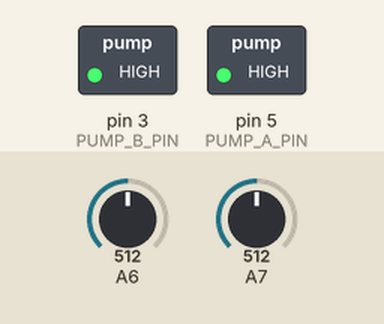
Recording of a sketch running on a simulated Arduino Nano, built with avr-gcc and run on an emulated ATmega328P. Shown: switched loads named in the sketch (green lamp = pin HIGH). The test bench sets the inputs (shaded band); at power-on: A7 = 512, A6 = 512. The local clock reads 2024-03-15 10:24:30 at power-on unless the sketch sets it; storage starts empty; what the sketch prints to the serial monitor is not drawn.

Above: at 2.4 s.
2.5 s: A7 set to 716
At 3.7 s:
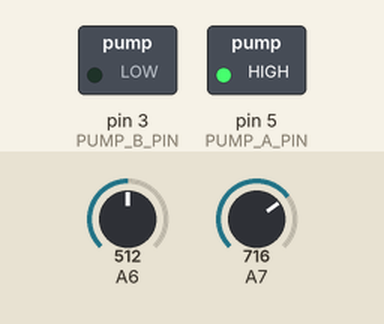
4.3 s: A6 set to 900
At 5.6 s:
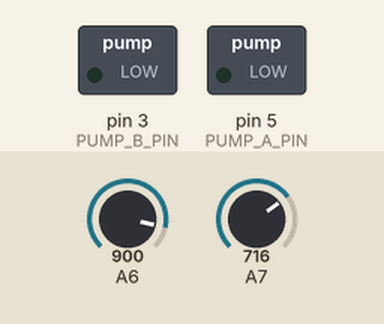
6.2 s: A6 set to 716
At 7.7 s:
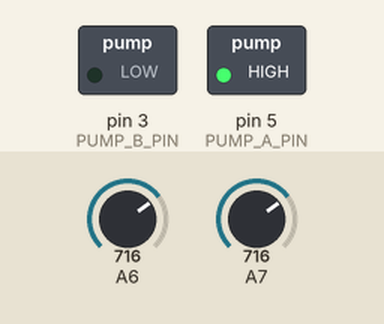
8.0 s: A6 set to 1023
At 8.7 s:
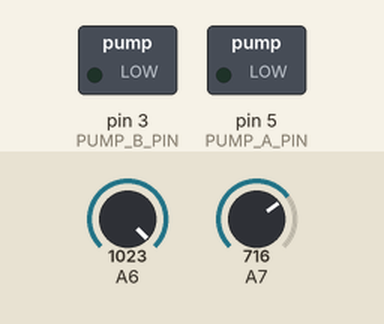
9.6 s: A7 set to 511
At 11.1 s:
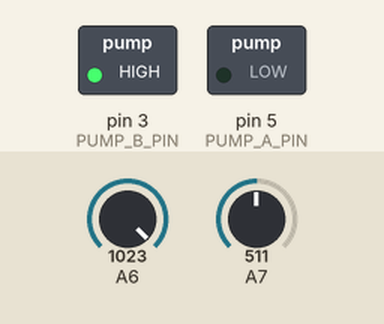
11.4 s: A6 set to 511
At 12.1 s:
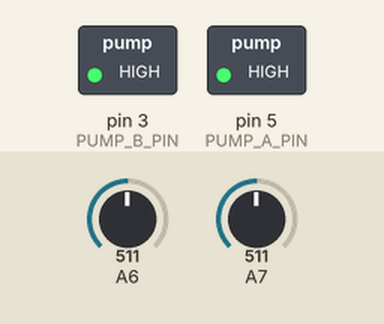
Timing chart, 0 to 14.0 s (numbered marks = the images above; inputs shaded):
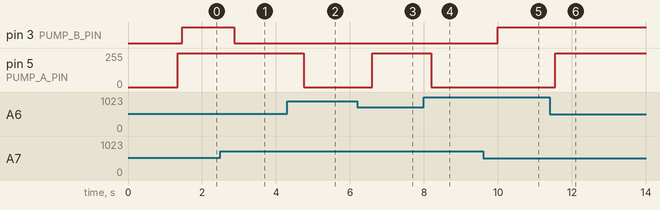

The sketch:

RealTimeFeedBackControl_FieldStudy_Original.ino
```cpp
#include <Wire.h>
#include "RTClib.h"
#include <SD.h>
#include <stdint.h>

#define PUMP_A_PIN 5 // 0.6LPM
#define PUMP_B_PIN 3 // 0.2LPM

//PumpA is high, PumpB is low
//Any variables that ends with a high means 0.6LPM
//Any variables that ends with a low  means 0.2LPM

#define TARGET_FLOW_HIGH 0.55
#define TARGET_FLOW_LOW 0.18

//Change the default values base on the reading from the calibrator

float avgFlowhigh = 0;
float avgFlowlow = 0;
static uint32_t counter = 1;
static uint32_t restartcounter = 0;
int timecounter = 0;
int runningtime = 0;
int timeleft = 0;

RTC_DS3231 rtc;

String year, month, day, second, hour, minute;
File myFile;
String writeString;
const char * buffer = "HighFlow.txt";
const char * buffer1 = "LowFlow.txt";


void setup() {

  Serial.begin(9600);

  //RTC setup

  if (!rtc.begin()) {
    Serial.println("Can't fine RTC");
    while (1);
  }
  else{
    Serial.println("RTC initialized successfully");
  }

  DateTime now = rtc.now(); // Catch the time on RTC for now
  DateTime PCTime = DateTime(__DATE__, __TIME__); // Catch the time on PC for now

  //If any discrepencies , update with the time on PC
  //Manually change this code when the timezone is different
  // Uncomment the rtc.adjust(DateTime(__DATE__, __TIME__));
  // Upload it again to Arduino
  // Check if the time is correct
  // Comment out rtc.adjust(DateTime(__DATE__, __TIME__)); again
  // Upload the entire code again
  if (now.unixtime() < PCTime.unixtime()) {
    //rtc.adjust(DateTime(__DATE__, __TIME__));
  }
  Wire.begin();
  rtc.begin();

  //Pump setup

  pinMode(PUMP_A_PIN, OUTPUT);
  pinMode(PUMP_B_PIN, OUTPUT);

  //SD card setup

  if (SD.begin(10) == false) {
    Serial.println("It didn't initialized");
  }else{
    Serial.println("SD card Initialized successfully");
  }

  //Writes in The inital starting time (Tstart) to SD card

  year = String(now.year(), DEC);
  month = String(now.month(), DEC);
  day = String(now.day(), DEC);
  hour = String(now.hour(), DEC);
  minute = String(now.minute(), DEC);
  second = String(now.second(), DEC);
  String logHeader = year + "/" + month + "/" + day + " " + hour + ":" + minute + ":" + second;
  sdLog(buffer, "HighFlowRate_0.6: New Logging Session - " + logHeader);
  sdLog(buffer1, "LowFlowRate_0.2 : New Logging Session - " + logHeader);
  Serial.println(logHeader);

  //Check if the power has been cut off for the past 1.5 hours
  if(sdRead(buffer1) < 90 || sdRead(buffer) < 90){
    int runningtime = sdRead(buffer1);
    int timeleft = 90 - runningtime;
  }

}

//Writes to pump A, takes a float from 0 to 1

void writePumpA(float p) {
  p = max(p, 0);
  p = min(1, p);
  uint8_t power = p * 255;
  analogWrite(PUMP_A_PIN, power);
}

//Writes to pump B, takes a float from 0 to 1

void writePumpB(float p) {
  p = max(p, 0);
  p = min(1, p);
  uint8_t power = p * 255;
  analogWrite(PUMP_B_PIN, power);
}

void Return_Low_Flow_Rate() {
  float curFlow = 0;
  uint16_t sensorvalue = 0;
  sensorvalue = analogRead(A7);
  float Vo = sensorvalue * (5.0 / 1023.0);
  curFlow = 0.75 * (((Vo / 5) - 0.5) / 0.4);
  avgFlowlow += (curFlow - avgFlowlow) / 32;
  //Serial.println(avgFlowlow);
}

void Return_High_Flow_Rate() {
  float curFlow = 0;
  uint16_t sensorvalue = 0;
  sensorvalue = analogRead(A6);
  float Vo = sensorvalue * (5.0 / 1023.0);
 // Serial.println(sensorvalue);
  curFlow = 0.75 * (((Vo / 5) - 0.5) / 0.4);
  avgFlowhigh += (curFlow - avgFlowhigh) / 32;
  //Serial.println(avgFlowhigh);
}

//Writes into SD card
void sdLog(const char * fileName, String stringToWrite) {
  File myFile = SD.open(fileName, FILE_WRITE);
  // if the file opened okay, write to it:
  if (myFile) {
    Serial.print("Writing to ");
    Serial.print(fileName);
    Serial.print("...");
    myFile.println(stringToWrite);
    // close the file:
    myFile.close();
    Serial.println("done.");
    digitalWrite(13, HIGH);
    delay(300);
    digitalWrite(13, LOW);
    delay(300);
  } else {
    // if the file didn't open, print an error:
    Serial.print("error opening ");
    Serial.println(fileName);
  }
}

//Read the last tiemcounter from SD card when power is shut off
int sdRead(const char *fileName){
  File myfile = SD.open(fileName);
  int timecount = 0 ;
  int timecountarray [20];
  if(myfile){
    while (myfile.available()){
    String line =  myfile.readStringUntil('\n');
    int spaceIndex = line.indexOf(' ');
    // Search for the next space just after the first
    int secondspaceIndex = line.indexOf(' ', spaceIndex + 1);
    int thirdspaceIndex  = line.indexOf(' ', secondspaceIndex + 1 );
    String firstValue = line.substring(0, spaceIndex);
    String secondValue = line.substring(spaceIndex+1, secondspaceIndex);
    String thirdValue = line.substring(secondspaceIndex+1, thirdspaceIndex); // To the end of the string
    String fourthValue = line.substring(thirdspaceIndex);
    timecount = fourthValue.toInt();
    timecountarray[0] = timecount;
    }
    myfile.close();
   }
   return timecountarray[0];
 }

void loop(){


  static float pwmhigh = 0.5; // For 0.6 LPM
  static float pwmlow = 0.5; // For 0.2 LPM
  //The reason to set pwmhigh and pwmlow is to start with a initial value for the feedback loop to either add up the error or subtract the error, reaching the desire power output -> desire flowrate.
  Return_High_Flow_Rate();
  Return_Low_Flow_Rate();

  if (millis() >= 0)
  {
    float errorHigh = TARGET_FLOW_HIGH - avgFlowhigh;
    float errorLow = TARGET_FLOW_LOW - avgFlowlow;
    pwmhigh = max(pwmhigh, 0); // For pwmhigh < 0
    pwmhigh = min(1, pwmhigh); // For pwmhigh > 1
    pwmlow = max(pwmlow, 0); // For pwmhigh < 0
    pwmlow = min(1, pwmlow); // For pwmhigh > 1
    pwmhigh += errorHigh / 100;
    pwmlow += errorLow / 100;
    // 100 is a time constant that tells us how precise do we want to get to the desire flow rate/ power output.
    writePumpA(pwmhigh);
    writePumpB(pwmlow);
  }

  //Every minute log the data into SD card , "Time + Flowrate + Counter" for desire time,  ex: 1.5 hours

  if(millis() % 60000 == 0 && avgFlowlow >= 0.1 && avgFlowhigh >= 0.1) {

    DateTime now = rtc.now();
    year = String(now.year(), DEC);
    //Convert from Now.year() long to Decimal String object
    month = String(now.month(), DEC);
    day = String(now.day(), DEC);
    hour = String(now.hour(), DEC);
    minute = String(now.minute(), DEC);
    second = String(now.second(), DEC);
    writeString = year + "/" + month + "/" + day + " " + hour + ":" + minute + ":" + second + " ";
    sdLog(buffer1, writeString + avgFlowlow + " " + counter);
    sdLog(buffer, writeString + avgFlowhigh + " " + counter);
    Serial.println(writeString);
    counter ++;
    Serial.println(counter);
  }

  // run from when the power shut off

  if(timeleft != 0 && millis() % 60000 ==0 && avgFlowlow >= 0.1 && avgFlowhigh >=0.1){
    restartcounter = runningtime;
    DateTime now = rtc.now();
    year = String(now.year(), DEC);
    //Convert from Now.year() long to Decimal String object
    month = String(now.month(), DEC);
    day = String(now.day(), DEC);
    hour = String(now.hour(), DEC);
    minute = String(now.minute(), DEC);
    second = String(now.second(), DEC);
    writeString = year + "/" + month + "/" + day + " " + hour + ":" + minute + ":" + second + " ";
    sdLog(buffer1, writeString + avgFlowlow + " " + restartcounter);
    sdLog(buffer, writeString + avgFlowhigh + " " + restartcounter);
    Serial.println(writeString);
    restartcounter ++;
   }

  //Restart counter will stop once it reaches 90 minutes

  if(restartcounter > 90){
   writePumpA(0);
   writePumpB(0);
  }

  //Turn off pumps around 1.5 hours = 5,400,000 miliseconds

  if (counter > 90) {
    writePumpA(0);
    writePumpB(0);

  }
}
```

Measured:
- after the input at 2.5 s, pin 3 (PUMP_B_PIN): HIGH → LOW after 0.37 s
- after the input at 4.3 s, pin 5 (PUMP_A_PIN): 255/255 → 254/255 at once, → 0/255 0.42 s later
- after the input at 6.2 s, pin 5 (PUMP_A_PIN): 0/255 → 255/255 after 0.40 s
- after the input at 8.0 s, pin 5 (PUMP_A_PIN): 255/255 → 0/255 after 0.19 s
- after the input at 9.6 s, pin 3 (PUMP_B_PIN): LOW → HIGH after 0.39 s
- after the input at 11.4 s, pin 5 (PUMP_A_PIN): 0/255 → 255/255 after 0.15 s
